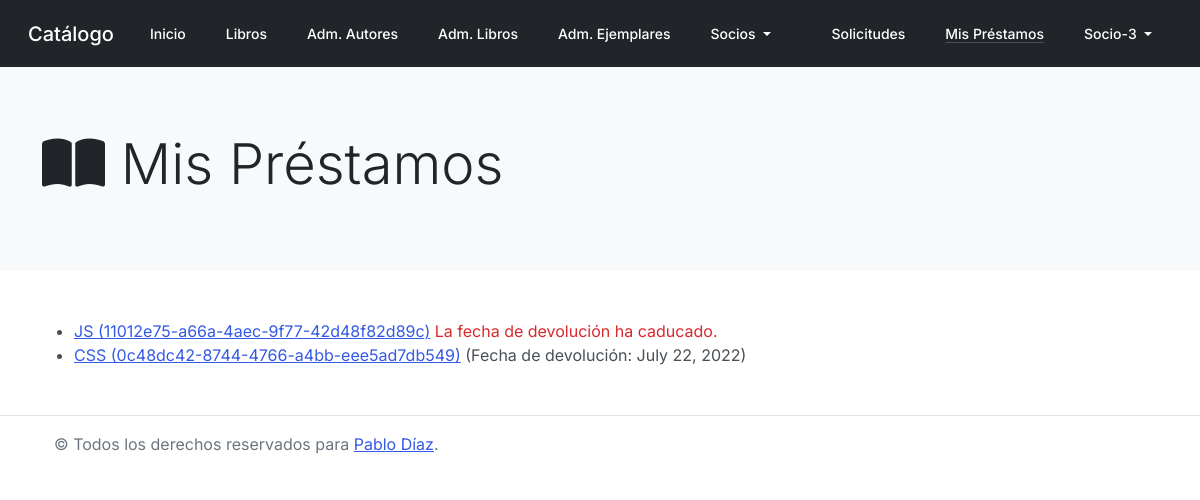
Page /catalogo/mis-prestamos/ (signed in) on the committed database.
### catalogo/models.py (models this page shows, shortened)
class CustomUser(AbstractUser):
    email = models.EmailField(_("email address"))
    latitude = models.FloatField(null=True)
    longitude = models.FloatField(null=True)

class Ejemplar(models.Model):
    id = models.UUIDField(primary_key=True, default=uuid.uuid4, help_text="ID único para este libro particular en toda la biblioteca")
    libro = models.ForeignKey(Libro, on_delete=models.SET_NULL, null=True)
    fechaDevolucion = models.DateField(null=True, blank=True)
    ESTADO_EJEMPLAR = (
        ('m', 'en Mantenimiento'),
        ('p', 'Prestado'),
        ('d', 'Disponible'),
        ('r', 'Reservado'),
    )
    estado = models.CharField(max_length=1, choices=ESTADO_EJEMPLAR, default='d', help_text='Disponibilidad del Ejemplar')
    usuario = models.ForeignKey(CustomUser, on_delete=models.SET_NULL, null=True, blank=True)
    @property
    def es_deudor(self):
        return bool(self.fechaDevolucion and date.today() > self.fechaDevolucion)
    def __str__(self):
        return '%s (%s)' % (self.libro, self.id)
    class Meta:
        ordering = ['libro', 'fechaDevolucion']
        permissions = (("can_reserve_a_copy", "Puede reservar ejemplar"), ("can_cancel_reservation", "Puede cancelar reserva"), ("can_view_my_loans", "Puedo ver mis prestamos"))

class Libro(models.Model):
    titulo = models.CharField(max_length=200)
    autor = models.ForeignKey(Autor, on_delete=models.SET_NULL, null=True)
    resumen = models.TextField(max_length=1000, help_text="Ingrese un resumen del libro")
    isbn = models.CharField('ISBN',max_length=13, help_text='13 Caracteres (<a href="https://www.isbninternational.org/content/what-isbn">ISBN number</a>)')
    genero = models.ManyToManyField(Genero, help_text="Seleccione un género (o varios) para el libro")
    idioma = models.ForeignKey(Idioma, on_delete=models.SET_NULL, null=True)
    image=models.ImageField(upload_to='catalogo/upload/img', default='catalogo/upload/img/default-libro.jpg')
    def muestra_genero(self):
        return ', '.join([genero.nombre for genero in self.genero.all()])
    muestra_genero.short_description = 'Género/s'
    def __str__(self):
        return self.titulo

### catalogo/views.py (the view)
# urls.py: path('mis-prestamos/', views.MyLoansListView.as_view(), name='my_loans'),
class MyLoansListView(generic.ListView):
    model = Ejemplar
    paginate_by = 5
    context_object_name = 'my_loans'
    template_name ='my_loans/index.html'
    def get_queryset(self):
        return Ejemplar.objects.filter(usuario=self.request.user).filter(estado__exact='p').order_by('fechaDevolucion')

### catalogo/templates/my_loans/index.html (shortened to what this page needs)
{% extends "base.html" %}
{% block jumbotron %}
{% include "partials/jumbotron.html" with icon="<i class='fas fa-book-open'></i>" title="Mis Préstamos" %}
{% endblock %}
{% block content %}
{% if my_loans %}
    <ul>
        {% for my_loan in my_loans %}
            <li class="">
                <a href="{% url 'copy_details' my_loan.id %}">{{ my_loan }}</a>
                {% if my_loan.es_deudor %}
                    <span class="text-danger">La fecha de devolución ha caducado.</span>
                {% else %}
                    (Fecha de devolución: {{ my_loan.fechaDevolucion }})
                {% endif %}
            </li>
        {% endfor %}
    </ul>
{% else %}
    <div class="alert alert-primary" role="alert">
        ¡No tienes libros para devolver! Revisa nuestro <a href="{% url 'book_list' %}">Catálogo de Libros</a> y reserva
        desde <a href="{% url 'copy_list' %}">aquí</a>.
    </div>
{% endif %}
{% endblock %}

### catalogo/templates/partials/navbar.html (shortened to what this page needs)
<nav class="navbar navbar-expand-lg  navbar-dark bg-dark">
    <div class="container-fluid">
        <a class="navbar-brand" href="{% url 'index' %}">Catálogo</a>
        <div class="collapse navbar-collapse" id="navbarSupportedContent">
            {% with request.resolver_match.url_name as url_name %}
                <ul class="navbar-nav mr-auto">
                    {% if user.is_authenticated %}
                        <li class="nav-item {% if url_name == 'index' %} active {% endif %}">
                            <a class="nav-link" href="{% url 'index' %}">
                                Inicio <span class="sr-only">(current)</span>
                            </a>
                        </li>
                        <li class="nav-item {% if url_name == 'available_copies_list' %} active {% endif %}">
                            <a class="nav-link" href="{% url 'available_copies_list' %}">
                                Libros <span class="sr-only">(current)</span>
                            </a>
                        </li>
                        {% if perms.catalogo.view_autor %}
                            <li class="nav-item {% if url_name == 'author_list' %} active {% endif %}">
                                <a class="nav-link" href="{% url 'author_list' %}">
                                    Adm. Autores <span class="sr-only">(current)</span>
                                </a>
                            </li>
                        {% endif %}
                        {% if perms.catalogo.view_libro %}
                            <li class="nav-item {% if url_name == 'book_list' %} active {% endif %}">
                                <a class="nav-link" href="{% url 'book_list' %}">
                                    Adm. Libros <span class="sr-only">(current)</span>
                                </a>
                            </li>
                        {% endif %}
                        {% if perms.catalogo.view_ejemplar %}
                            <li class="nav-item {% if url_name == 'copy_list' %} active {% endif %}">
                                <a class="nav-link" href="{% url 'copy_list' %}">
                                    Adm. Ejemplares <span class="sr-only">(current)</span>
                                </a>
                            </li>
                        {% endif %}
                        <li class="nav-item dropdown {% if url_name == 'map' or url_name == 'charts' or url_name == 'reporte_autor' %} active {% endif %}">
                            <a class="nav-link dropdown-toggle" href="#" id="navbarDropdown" role="button" data-toggle="dropdown" aria-expanded="false">
                                Socios
                            </a>
                        </li>
                    {% endif %}
                </ul>
                    <ul class="navbar-nav ml-auto">
                        {% if user.is_authenticated %}
                            <li class="nav-item {% if url_name == 'requests' %} active {% endif %}">
                                <a class="nav-link" href="{% url 'requests' %}">
                                    Solicitudes <span class="sr-only">(current)</span>
                                </a>
                            </li>
                            <li class="nav-item {% if url_name == 'my_loans' %} active {% endif %}">
                                <a class="nav-link" href="{% url 'my_loans' %}">
                                    Mis Préstamos <span class="sr-only">(current)</span>
                                </a>
                            </li>
                            <li class="nav-item dropdown">
                                <a class="nav-link dropdown-toggle text-capitalize" href="#" id="navbarDropdown" role="button" data-toggle="dropdown" aria-expanded="false">
                                    {{ user.get_username }}
                                </a>
                            </li>
                        {% endif %}
                    </ul>
            {% endwith %}
        </div>
    </div>
</nav>

### catalogo/static/css/styles.css (style rules this page uses)
.active { text-decoration: underline !important; text-underline-position: under !important; }

### rows in the picture
CustomUser: get_username "Socio-3"
Ejemplar: libro+id "JS (11012e75-a66a-4aec-9f77-42d48f82d89c)", fechaDevolucion "La fecha de devolución ha caducado."
Ejemplar: libro+id "CSS (0c48dc42-8744-4766-a4bb-eee5ad7db549)", fechaDevolucion "July 22, 2022"

### other values in the picture
{{ title }} "Mis Préstamos"
